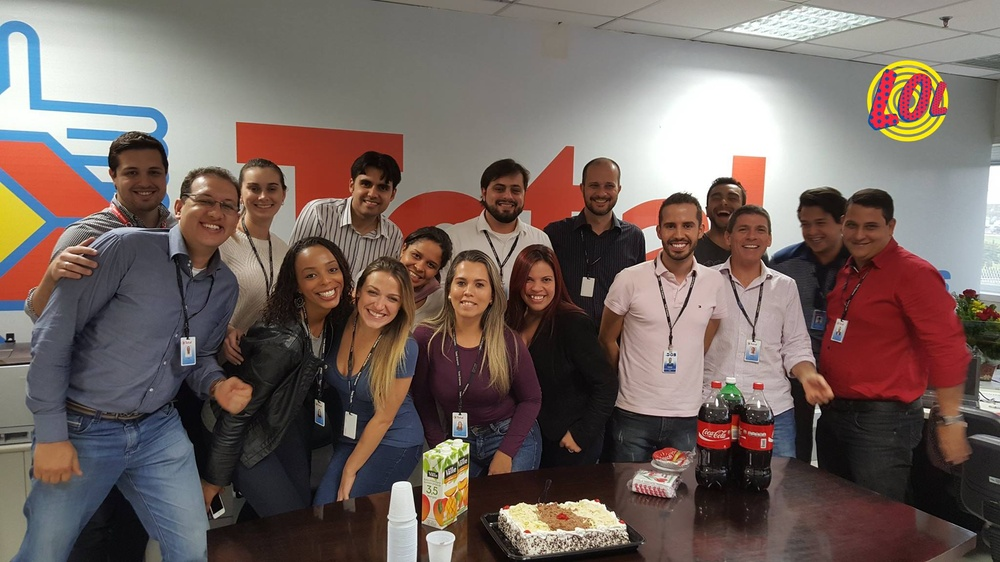
#> input picture Curso_em_Video/Amigos.jpg, 1000 x 562 px, shrunk from 2048 x 1152 before the run
$ python Teste_Faz_Um_Gif_A_partir_de_Foto.py
#> lines starting #> are read from the running program, lines starting #| are printed output that depends on the picture
#Eu pensei que o programa não estava rodando, mas ele faz o gif e vc roda no Teste_Gif.py aqui na lista
import cv2
import imageio

img = cv2.imread("Amigos.jpg")
#> img is the input picture: shape (562, 1000, 3); mean B, G, R 95.1, 100, 115.2
f = []

for i in range(100, 0, -1):
    ed = cv2.Canny(img, 100+i, 100+(2*i))
    f.append(ed)
#> this loop made 100 passes
#> pass 1, `ed = cv2.Canny(img, 100+i, 100+(2*i))`:
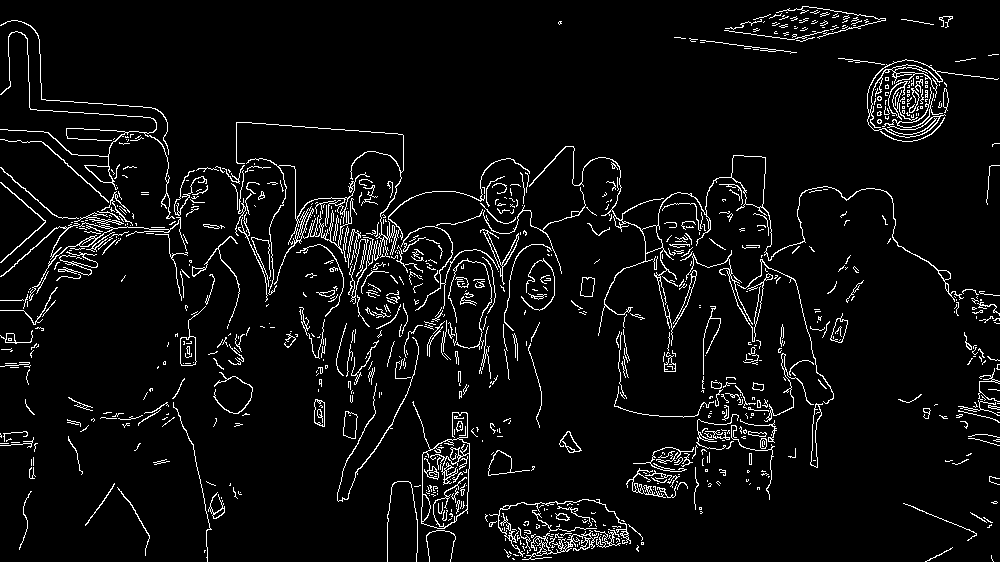
#> ed: shape (562, 1000); 5.3% white in thin lines or dots
#> after the loop, f = 100 items

with imageio.get_writer("Amigos.gif", mode="I") as writer:
    for idx, frame in enumerate(f):
        writer.append_data(frame)

print('Fim')

$ run again, with Curso_em_Video/Familia.jpg copied over Curso_em_Video/Amigos.jpg
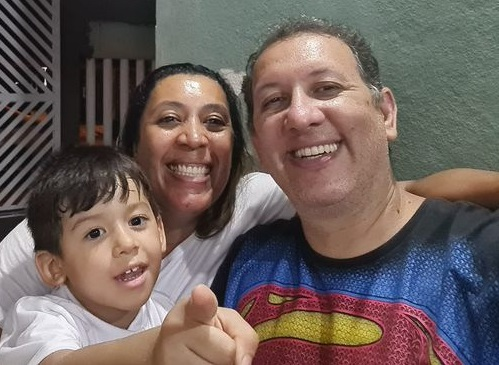
#> input picture Curso_em_Video/Familia.jpg, 499 x 365 px
#> img is the input picture: shape (365, 499, 3); mean B, G, R 92.4, 96.3, 109.5
#> the loop `for i in range(100, 0, -1):` made 100 passes
#> pass 1, `ed = cv2.Canny(img, 100+i, 100+(2*i))`:
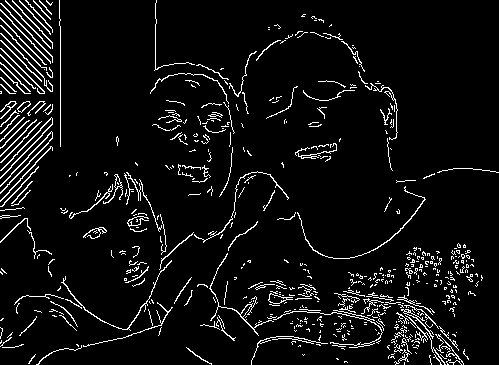
#> ed: shape (365, 499); 6.1% white in thin lines or dots
#> pass 2, `ed = cv2.Canny(img, 100+i, 100+(2*i))`:
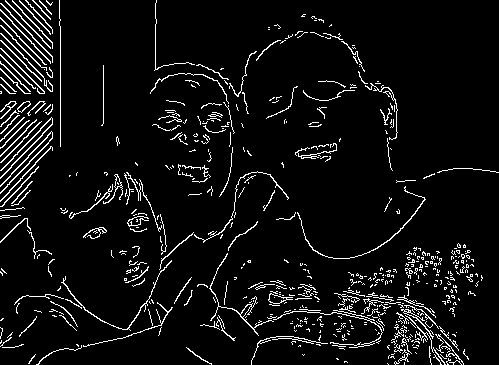
#> ed: shape (365, 499); 6.2% white in thin lines or dots
#> after the loop `for i in range(100, 0, -1):`: f = 100 items
#> the loop `for idx, frame in enumerate(f):` made 100 passes

$ run again, with Curso_em_Video/Gil.jpg copied over Curso_em_Video/Amigos.jpg
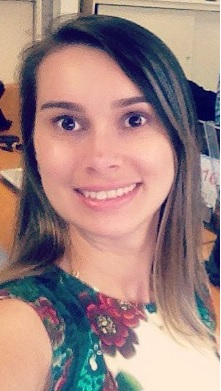
#> input picture Curso_em_Video/Gil.jpg, 221 x 391 px
#> img is the input picture: shape (391, 221, 3); mean B, G, R 128.4, 131, 158.1
#> the loop `for i in range(100, 0, -1):` made 100 passes
#> pass 1, `ed = cv2.Canny(img, 100+i, 100+(2*i))`:
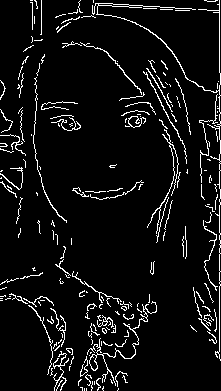
#> ed: shape (391, 221); 6.5% white in thin lines or dots
#> after the loop `for i in range(100, 0, -1):`: f = 100 items
#> the loop `for idx, frame in enumerate(f):` made 100 passes
